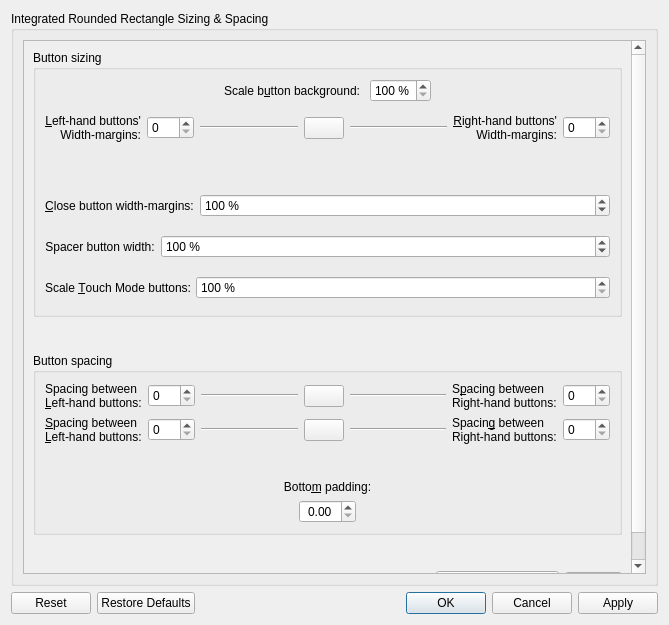
<?xml version="1.0" encoding="UTF-8"?>
<ui version="4.0">
 <class>ButtonSizing</class>
 <widget class="QDialog" name="ButtonSizing">
  <property name="geometry">
   <rect>
    <x>0</x>
    <y>0</y>
    <width>669</width>
    <height>625</height>
   </rect>
  </property>
  <property name="windowTitle">
   <string>Dialog</string>
  </property>
  <layout class="QVBoxLayout" name="verticalLayout">
   <item>
    <widget class="QGroupBox" name="groupBox">
     <property name="title">
      <string>Integrated Rounded Rectangle Sizing &amp;&amp; Spacing</string>
     </property>
     <layout class="QVBoxLayout" name="verticalLayout_2">
      <item>
       <widget class="QScrollArea" name="scrollArea">
        <property name="widgetResizable">
         <bool>true</bool>
        </property>
        <widget class="QWidget" name="scrollAreaWidgetContents">
         <property name="geometry">
          <rect>
           <x>0</x>
           <y>0</y>
           <width>622</width>
           <height>695</height>
          </rect>
         </property>
         <layout class="QVBoxLayout" name="verticalLayout_5">
          <item>
           <widget class="QGroupBox" name="groupBox_2">
            <property name="title">
             <string>Button sizing</string>
            </property>
            <layout class="QVBoxLayout" name="verticalLayout_3">
             <item>
              <layout class="QHBoxLayout" name="horizontalLayout_4">
               <item>
                <spacer name="horizontalSpacer_10">
                 <property name="orientation">
                  <enum>Qt::Orientation::Horizontal</enum>
                 </property>
                 <property name="sizeHint" stdset="0">
                  <size>
                   <width>40</width>
                   <height>20</height>
                  </size>
                 </property>
                </spacer>
               </item>
               <item>
                <layout class="QFormLayout" name="formLayout">
                 <property name="formAlignment">
                  <set>Qt::AlignmentFlag::AlignHCenter|Qt::AlignmentFlag::AlignTop</set>
                 </property>
                 <property name="topMargin">
                  <number>0</number>
                 </property>
                 <item row="0" column="0">
                  <widget class="QLabel" name="scaleBackgroundPercentLabel">
                   <property name="text">
                    <string>Scale b&amp;utton background: </string>
                   </property>
                   <property name="buddy">
                    <cstring>scaleBackgroundPercent</cstring>
                   </property>
                  </widget>
                 </item>
                 <item row="0" column="1">
                  <widget class="QSpinBox" name="scaleBackgroundPercent">
                   <property name="inputMethodHints">
                    <set>Qt::InputMethodHint::ImhDigitsOnly</set>
                   </property>
                   <property name="suffix">
                    <string> %</string>
                   </property>
                   <property name="minimum">
                    <number>100</number>
                   </property>
                   <property name="maximum">
                    <number>250</number>
                   </property>
                   <property name="singleStep">
                    <number>5</number>
                   </property>
                  </widget>
                 </item>
                 <item row="1" column="0">
                  <spacer name="verticalSpacer_2">
                   <property name="orientation">
                    <enum>Qt::Orientation::Vertical</enum>
                   </property>
                   <property name="sizeHint" stdset="0">
                    <size>
                     <width>20</width>
                     <height>40</height>
                    </size>
                   </property>
                  </spacer>
                 </item>
                </layout>
               </item>
               <item>
                <spacer name="horizontalSpacer_9">
                 <property name="orientation">
                  <enum>Qt::Orientation::Horizontal</enum>
                 </property>
                 <property name="sizeHint" stdset="0">
                  <size>
                   <width>40</width>
                   <height>20</height>
                  </size>
                 </property>
                </spacer>
               </item>
              </layout>
             </item>
             <item>
              <layout class="QGridLayout" name="gridLayout_8">
               <property name="sizeConstraint">
                <enum>QLayout::SizeConstraint::SetNoConstraint</enum>
               </property>
               <item row="0" column="5">
                <spacer name="horizontalSpacer_20">
                 <property name="orientation">
                  <enum>Qt::Orientation::Horizontal</enum>
                 </property>
                 <property name="sizeType">
                  <enum>QSizePolicy::Policy::Fixed</enum>
                 </property>
                 <property name="sizeHint" stdset="0">
                  <size>
                   <width>10</width>
                   <height>0</height>
                  </size>
                 </property>
                </spacer>
               </item>
               <item row="1" column="5" colspan="2">
                <layout class="QGridLayout" name="gridLayout_9">
                 <property name="sizeConstraint">
                  <enum>QLayout::SizeConstraint::SetNoConstraint</enum>
                 </property>
                 <property name="verticalSpacing">
                  <number>0</number>
                 </property>
                 <item row="0" column="0">
                  <widget class="Line" name="fullHeightButtonWidthMarginRightLine">
                   <property name="orientation">
                    <enum>Qt::Orientation::Horizontal</enum>
                   </property>
                  </widget>
                 </item>
                </layout>
               </item>
               <item row="0" column="6">
                <spacer name="horizontalSpacer_14">
                 <property name="orientation">
                  <enum>Qt::Orientation::Horizontal</enum>
                 </property>
                 <property name="sizeHint" stdset="0">
                  <size>
                   <width>40</width>
                   <height>0</height>
                  </size>
                 </property>
                </spacer>
               </item>
               <item row="1" column="1">
                <widget class="QSpinBox" name="fullHeightButtonWidthMarginLeft">
                 <property name="maximum">
                  <number>100</number>
                 </property>
                </widget>
               </item>
               <item row="2" column="0" colspan="9">
                <layout class="QHBoxLayout" name="horizontalLayout_5">
                 <item>
                  <spacer name="horizontalSpacer_11">
                   <property name="orientation">
                    <enum>Qt::Orientation::Horizontal</enum>
                   </property>
                   <property name="sizeHint" stdset="0">
                    <size>
                     <width>40</width>
                     <height>0</height>
                    </size>
                   </property>
                  </spacer>
                 </item>
                 <item>
                  <spacer name="fullHeightOnlySpacer">
                   <property name="orientation">
                    <enum>Qt::Orientation::Horizontal</enum>
                   </property>
                   <property name="sizeHint" stdset="0">
                    <size>
                     <width>0</width>
                     <height>40</height>
                    </size>
                   </property>
                  </spacer>
                 </item>
                 <item>
                  <spacer name="horizontalSpacer_13">
                   <property name="orientation">
                    <enum>Qt::Orientation::Horizontal</enum>
                   </property>
                   <property name="sizeHint" stdset="0">
                    <size>
                     <width>40</width>
                     <height>0</height>
                    </size>
                   </property>
                  </spacer>
                 </item>
                </layout>
               </item>
               <item row="1" column="8">
                <widget class="QSpinBox" name="fullHeightButtonWidthMarginRight">
                 <property name="maximum">
                  <number>100</number>
                 </property>
                </widget>
               </item>
               <item row="1" column="2" colspan="2">
                <layout class="QGridLayout" name="gridLayout_12">
                 <property name="sizeConstraint">
                  <enum>QLayout::SizeConstraint::SetNoConstraint</enum>
                 </property>
                 <property name="verticalSpacing">
                  <number>0</number>
                 </property>
                 <item row="0" column="0">
                  <widget class="Line" name="fullHeightButtonWidthMarginLeftLine">
                   <property name="orientation">
                    <enum>Qt::Orientation::Horizontal</enum>
                   </property>
                  </widget>
                 </item>
                </layout>
               </item>
               <item row="5" column="0" colspan="9">
                <layout class="QFormLayout" name="formLayout_4">
                 <property name="formAlignment">
                  <set>Qt::AlignmentFlag::AlignHCenter|Qt::AlignmentFlag::AlignTop</set>
                 </property>
                 <property name="topMargin">
                  <number>6</number>
                 </property>
                 <property name="bottomMargin">
                  <number>6</number>
                 </property>
                 <item row="0" column="0">
                  <widget class="QLabel" name="scaleTouchModeLabel">
                   <property name="sizePolicy">
                    <sizepolicy hsizetype="Preferred" vsizetype="Preferred">
                     <horstretch>0</horstretch>
                     <verstretch>0</verstretch>
                    </sizepolicy>
                   </property>
                   <property name="text">
                    <string>Scale &amp;Touch Mode buttons:</string>
                   </property>
                   <property name="buddy">
                    <cstring>scaleTouchMode</cstring>
                   </property>
                  </widget>
                 </item>
                 <item row="0" column="1">
                  <widget class="QSpinBox" name="scaleTouchMode">
                   <property name="inputMethodHints">
                    <set>Qt::InputMethodHint::ImhDigitsOnly</set>
                   </property>
                   <property name="suffix">
                    <string> %</string>
                   </property>
                   <property name="minimum">
                    <number>100</number>
                   </property>
                   <property name="maximum">
                    <number>400</number>
                   </property>
                   <property name="singleStep">
                    <number>5</number>
                   </property>
                  </widget>
                 </item>
                </layout>
               </item>
               <item row="1" column="7">
                <widget class="QLabel" name="fullHeightButtonWidthMarginRightLabel">
                 <property name="text">
                  <string>&amp;Right-hand buttons'
 Width-margins:</string>
                 </property>
                 <property name="alignment">
                  <set>Qt::AlignmentFlag::AlignRight|Qt::AlignmentFlag::AlignTrailing|Qt::AlignmentFlag::AlignVCenter</set>
                 </property>
                 <property name="buddy">
                  <cstring>fullHeightButtonWidthMarginRight</cstring>
                 </property>
                </widget>
               </item>
               <item row="1" column="4">
                <widget class="QPushButton" name="lockFullHeightButtonWidthMargins">
                 <property name="sizePolicy">
                  <sizepolicy hsizetype="Fixed" vsizetype="Fixed">
                   <horstretch>0</horstretch>
                   <verstretch>0</verstretch>
                  </sizepolicy>
                 </property>
                 <property name="toolTip">
                  <string>Lock to make Left-hand button width margin and Right-hand button width margin have the same value</string>
                 </property>
                 <property name="text">
                  <string/>
                 </property>
                 <property name="checkable">
                  <bool>true</bool>
                 </property>
                </widget>
               </item>
               <item row="1" column="0">
                <widget class="QLabel" name="fullHeightButtonWidthMarginLeftLabel">
                 <property name="text">
                  <string>&amp;Left-hand buttons'
 Width-margins:</string>
                 </property>
                 <property name="alignment">
                  <set>Qt::AlignmentFlag::AlignRight|Qt::AlignmentFlag::AlignTrailing|Qt::AlignmentFlag::AlignVCenter</set>
                 </property>
                 <property name="buddy">
                  <cstring>fullHeightButtonWidthMarginLeft</cstring>
                 </property>
                </widget>
               </item>
               <item row="4" column="0" colspan="9">
                <layout class="QFormLayout" name="formLayout_5">
                 <property name="formAlignment">
                  <set>Qt::AlignmentFlag::AlignHCenter|Qt::AlignmentFlag::AlignTop</set>
                 </property>
                 <property name="topMargin">
                  <number>6</number>
                 </property>
                 <property name="bottomMargin">
                  <number>6</number>
                 </property>
                 <item row="0" column="0">
                  <widget class="QLabel" name="spacerButtonWidthRelativeLabel">
                   <property name="text">
                    <string>Spacer button width:</string>
                   </property>
                   <property name="alignment">
                    <set>Qt::AlignmentFlag::AlignCenter</set>
                   </property>
                   <property name="buddy">
                    <cstring>spacerButtonWidthRelative</cstring>
                   </property>
                  </widget>
                 </item>
                 <item row="0" column="1">
                  <widget class="QSpinBox" name="spacerButtonWidthRelative">
                   <property name="suffix">
                    <string> %</string>
                   </property>
                   <property name="minimum">
                    <number>1</number>
                   </property>
                   <property name="maximum">
                    <number>400</number>
                   </property>
                   <property name="singleStep">
                    <number>5</number>
                   </property>
                   <property name="value">
                    <number>100</number>
                   </property>
                  </widget>
                 </item>
                </layout>
               </item>
               <item row="0" column="3">
                <spacer name="horizontalSpacer_32">
                 <property name="orientation">
                  <enum>Qt::Orientation::Horizontal</enum>
                 </property>
                 <property name="sizeType">
                  <enum>QSizePolicy::Policy::Fixed</enum>
                 </property>
                 <property name="sizeHint" stdset="0">
                  <size>
                   <width>10</width>
                   <height>0</height>
                  </size>
                 </property>
                </spacer>
               </item>
               <item row="0" column="2">
                <spacer name="horizontalSpacer_15">
                 <property name="orientation">
                  <enum>Qt::Orientation::Horizontal</enum>
                 </property>
                 <property name="sizeHint" stdset="0">
                  <size>
                   <width>40</width>
                   <height>0</height>
                  </size>
                 </property>
                </spacer>
               </item>
               <item row="3" column="0" colspan="9">
                <layout class="QFormLayout" name="closeFullHeightButtonWidthMarginRelativeLayout">
                 <property name="formAlignment">
                  <set>Qt::AlignmentFlag::AlignHCenter|Qt::AlignmentFlag::AlignTop</set>
                 </property>
                 <property name="topMargin">
                  <number>6</number>
                 </property>
                 <property name="bottomMargin">
                  <number>6</number>
                 </property>
                 <item row="0" column="0">
                  <widget class="QLabel" name="closeFullHeightButtonWidthMarginRelativeLabel">
                   <property name="text">
                    <string>&amp;Close button width-margins:</string>
                   </property>
                   <property name="alignment">
                    <set>Qt::AlignmentFlag::AlignCenter</set>
                   </property>
                   <property name="buddy">
                    <cstring>closeFullHeightButtonWidthMarginRelative</cstring>
                   </property>
                  </widget>
                 </item>
                 <item row="0" column="1">
                  <widget class="QSpinBox" name="closeFullHeightButtonWidthMarginRelative">
                   <property name="suffix">
                    <string> %</string>
                   </property>
                   <property name="minimum">
                    <number>25</number>
                   </property>
                   <property name="maximum">
                    <number>400</number>
                   </property>
                   <property name="singleStep">
                    <number>5</number>
                   </property>
                   <property name="value">
                    <number>100</number>
                   </property>
                  </widget>
                 </item>
                </layout>
               </item>
              </layout>
             </item>
            </layout>
           </widget>
          </item>
          <item>
           <spacer name="verticalSpacer">
            <property name="orientation">
             <enum>Qt::Orientation::Vertical</enum>
            </property>
            <property name="sizeType">
             <enum>QSizePolicy::Policy::MinimumExpanding</enum>
            </property>
            <property name="sizeHint" stdset="0">
             <size>
              <width>20</width>
              <height>30</height>
             </size>
            </property>
           </spacer>
          </item>
          <item>
           <widget class="QGroupBox" name="groupBox_3">
            <property name="title">
             <string>Button spacing</string>
            </property>
            <layout class="QVBoxLayout" name="verticalLayout_4">
             <item>
              <layout class="QGridLayout" name="gridLayout">
               <property name="sizeConstraint">
                <enum>QLayout::SizeConstraint::SetNoConstraint</enum>
               </property>
               <item row="2" column="2" colspan="2">
                <layout class="QGridLayout" name="gridLayout_4">
                 <property name="sizeConstraint">
                  <enum>QLayout::SizeConstraint::SetNoConstraint</enum>
                 </property>
                 <property name="verticalSpacing">
                  <number>0</number>
                 </property>
                 <item row="0" column="0">
                  <widget class="Line" name="buttonSpacingLeftLine">
                   <property name="orientation">
                    <enum>Qt::Orientation::Horizontal</enum>
                   </property>
                  </widget>
                 </item>
                </layout>
               </item>
               <item row="3" column="2" colspan="2">
                <layout class="QGridLayout" name="gridLayout_6">
                 <property name="sizeConstraint">
                  <enum>QLayout::SizeConstraint::SetNoConstraint</enum>
                 </property>
                 <property name="verticalSpacing">
                  <number>0</number>
                 </property>
                 <item row="0" column="0">
                  <widget class="Line" name="fullHeightButtonSpacingLeftLine">
                   <property name="orientation">
                    <enum>Qt::Orientation::Horizontal</enum>
                   </property>
                  </widget>
                 </item>
                </layout>
               </item>
               <item row="0" column="2">
                <spacer name="horizontalSpacer">
                 <property name="orientation">
                  <enum>Qt::Orientation::Horizontal</enum>
                 </property>
                 <property name="sizeHint" stdset="0">
                  <size>
                   <width>40</width>
                   <height>0</height>
                  </size>
                 </property>
                </spacer>
               </item>
               <item row="3" column="7">
                <widget class="QLabel" name="fullHeightButtonSpacingRightLabel">
                 <property name="text">
                  <string>Spacin&amp;g between
Right-hand buttons:</string>
                 </property>
                 <property name="buddy">
                  <cstring>fullHeightButtonSpacingRight</cstring>
                 </property>
                </widget>
               </item>
               <item row="0" column="3">
                <spacer name="horizontalSpacer_31">
                 <property name="orientation">
                  <enum>Qt::Orientation::Horizontal</enum>
                 </property>
                 <property name="sizeType">
                  <enum>QSizePolicy::Policy::Fixed</enum>
                 </property>
                 <property name="sizeHint" stdset="0">
                  <size>
                   <width>10</width>
                   <height>0</height>
                  </size>
                 </property>
                </spacer>
               </item>
               <item row="2" column="0">
                <widget class="QLabel" name="buttonSpacingLeftLabel">
                 <property name="text">
                  <string>Spacing between
&amp;Left-hand buttons:</string>
                 </property>
                 <property name="buddy">
                  <cstring>buttonSpacingLeft</cstring>
                 </property>
                </widget>
               </item>
               <item row="2" column="7">
                <widget class="QLabel" name="buttonSpacingRightLabel">
                 <property name="text">
                  <string>S&amp;pacing between
Right-hand buttons:</string>
                 </property>
                 <property name="buddy">
                  <cstring>buttonSpacingRight</cstring>
                 </property>
                </widget>
               </item>
               <item row="3" column="8">
                <widget class="QSpinBox" name="fullHeightButtonSpacingRight">
                 <property name="maximum">
                  <number>100</number>
                 </property>
                </widget>
               </item>
               <item row="3" column="1">
                <widget class="QSpinBox" name="fullHeightButtonSpacingLeft">
                 <property name="maximum">
                  <number>100</number>
                 </property>
                </widget>
               </item>
               <item row="0" column="5">
                <spacer name="horizontalSpacer_19">
                 <property name="orientation">
                  <enum>Qt::Orientation::Horizontal</enum>
                 </property>
                 <property name="sizeType">
                  <enum>QSizePolicy::Policy::Fixed</enum>
                 </property>
                 <property name="sizeHint" stdset="0">
                  <size>
                   <width>10</width>
                   <height>0</height>
                  </size>
                 </property>
                </spacer>
               </item>
               <item row="3" column="0">
                <widget class="QLabel" name="fullHeightButtonSpacingLeftLabel">
                 <property name="text">
                  <string>&amp;Spacing between
&amp;Left-hand buttons:</string>
                 </property>
                 <property name="buddy">
                  <cstring>fullHeightButtonSpacingLeft</cstring>
                 </property>
                </widget>
               </item>
               <item row="0" column="6">
                <spacer name="horizontalSpacer_2">
                 <property name="orientation">
                  <enum>Qt::Orientation::Horizontal</enum>
                 </property>
                 <property name="sizeHint" stdset="0">
                  <size>
                   <width>40</width>
                   <height>0</height>
                  </size>
                 </property>
                </spacer>
               </item>
               <item row="2" column="8">
                <widget class="QSpinBox" name="buttonSpacingRight">
                 <property name="suffix">
                  <string/>
                 </property>
                 <property name="prefix">
                  <string/>
                 </property>
                 <property name="maximum">
                  <number>100</number>
                 </property>
                </widget>
               </item>
               <item row="3" column="5" colspan="2">
                <layout class="QGridLayout" name="gridLayout_7">
                 <property name="sizeConstraint">
                  <enum>QLayout::SizeConstraint::SetNoConstraint</enum>
                 </property>
                 <property name="verticalSpacing">
                  <number>0</number>
                 </property>
                 <item row="0" column="0">
                  <widget class="Line" name="fullHeightButtonSpacingRightLine">
                   <property name="orientation">
                    <enum>Qt::Orientation::Horizontal</enum>
                   </property>
                  </widget>
                 </item>
                </layout>
               </item>
               <item row="3" column="4">
                <widget class="QPushButton" name="lockFullHeightButtonSpacingLeftRight">
                 <property name="sizePolicy">
                  <sizepolicy hsizetype="Fixed" vsizetype="Fixed">
                   <horstretch>0</horstretch>
                   <verstretch>0</verstretch>
                  </sizepolicy>
                 </property>
                 <property name="toolTip">
                  <string>Lock to make Left-hand button spacing and Right-hand button spacing have the same value</string>
                 </property>
                 <property name="text">
                  <string/>
                 </property>
                 <property name="checkable">
                  <bool>true</bool>
                 </property>
                </widget>
               </item>
               <item row="2" column="1">
                <widget class="QSpinBox" name="buttonSpacingLeft">
                 <property name="suffix">
                  <string/>
                 </property>
                 <property name="prefix">
                  <string/>
                 </property>
                 <property name="maximum">
                  <number>100</number>
                 </property>
                </widget>
               </item>
               <item row="2" column="5" colspan="2">
                <layout class="QGridLayout" name="gridLayout_5">
                 <property name="sizeConstraint">
                  <enum>QLayout::SizeConstraint::SetNoConstraint</enum>
                 </property>
                 <property name="verticalSpacing">
                  <number>0</number>
                 </property>
                 <item row="0" column="0">
                  <widget class="Line" name="buttonSpacingRightLine">
                   <property name="orientation">
                    <enum>Qt::Orientation::Horizontal</enum>
                   </property>
                  </widget>
                 </item>
                </layout>
               </item>
               <item row="2" column="4">
                <widget class="QPushButton" name="lockButtonSpacingLeftRight">
                 <property name="sizePolicy">
                  <sizepolicy hsizetype="Fixed" vsizetype="Fixed">
                   <horstretch>0</horstretch>
                   <verstretch>0</verstretch>
                  </sizepolicy>
                 </property>
                 <property name="toolTip">
                  <string>Lock to make Left-hand button spacing and Right-hand button spacing have the same value</string>
                 </property>
                 <property name="text">
                  <string/>
                 </property>
                 <property name="checkable">
                  <bool>true</bool>
                 </property>
                </widget>
               </item>
               <item row="4" column="4">
                <spacer name="integratedOnlySpacer">
                 <property name="orientation">
                  <enum>Qt::Orientation::Vertical</enum>
                 </property>
                 <property name="sizeType">
                  <enum>QSizePolicy::Policy::MinimumExpanding</enum>
                 </property>
                 <property name="sizeHint" stdset="0">
                  <size>
                   <width>0</width>
                   <height>30</height>
                  </size>
                 </property>
                </spacer>
               </item>
              </layout>
             </item>
             <item>
              <layout class="QGridLayout" name="integratedOnlyGrid">
               <property name="topMargin">
                <number>0</number>
               </property>
               <item row="2" column="2">
                <spacer name="horizontalSpacer_5">
                 <property name="orientation">
                  <enum>Qt::Orientation::Horizontal</enum>
                 </property>
                 <property name="sizeHint" stdset="0">
                  <size>
                   <width>40</width>
                   <height>0</height>
                  </size>
                 </property>
                </spacer>
               </item>
               <item row="2" column="1">
                <widget class="QDoubleSpinBox" name="integratedRoundedRectangleBottomPadding">
                 <property name="sizePolicy">
                  <sizepolicy hsizetype="Fixed" vsizetype="Fixed">
                   <horstretch>0</horstretch>
                   <verstretch>0</verstretch>
                  </sizepolicy>
                 </property>
                 <property name="alignment">
                  <set>Qt::AlignmentFlag::AlignCenter</set>
                 </property>
                 <property name="decimals">
                  <number>2</number>
                 </property>
                 <property name="maximum">
                  <double>20.000000000000000</double>
                 </property>
                 <property name="singleStep">
                  <double>0.250000000000000</double>
                 </property>
                </widget>
               </item>
               <item row="2" column="0">
                <spacer name="horizontalSpacer_6">
                 <property name="orientation">
                  <enum>Qt::Orientation::Horizontal</enum>
                 </property>
                 <property name="sizeHint" stdset="0">
                  <size>
                   <width>40</width>
                   <height>0</height>
                  </size>
                 </property>
                </spacer>
               </item>
               <item row="1" column="0" colspan="3">
                <widget class="QLabel" name="integratedRoundedRectangleBottomPaddingLabel">
                 <property name="text">
                  <string>Botto&amp;m padding:</string>
                 </property>
                 <property name="alignment">
                  <set>Qt::AlignmentFlag::AlignCenter</set>
                 </property>
                 <property name="buddy">
                  <cstring>integratedRoundedRectangleBottomPadding</cstring>
                 </property>
                </widget>
               </item>
              </layout>
             </item>
            </layout>
           </widget>
          </item>
          <item>
           <spacer name="verticalSpacer_3">
            <property name="orientation">
             <enum>Qt::Orientation::Vertical</enum>
            </property>
            <property name="sizeHint" stdset="0">
             <size>
              <width>20</width>
              <height>40</height>
             </size>
            </property>
           </spacer>
          </item>
          <item>
           <layout class="QHBoxLayout" name="corneredOnlyLayout">
            <property name="topMargin">
             <number>30</number>
            </property>
            <property name="bottomMargin">
             <number>0</number>
            </property>
            <item>
             <spacer name="horizontalSpacer_3">
              <property name="orientation">
               <enum>Qt::Orientation::Horizontal</enum>
              </property>
              <property name="sizeType">
               <enum>QSizePolicy::Policy::MinimumExpanding</enum>
              </property>
              <property name="sizeHint" stdset="0">
               <size>
                <width>40</width>
                <height>0</height>
               </size>
              </property>
             </spacer>
            </item>
            <item>
             <widget class="QLabel" name="cornerRadiusIcon">
              <property name="sizePolicy">
               <sizepolicy hsizetype="Minimum" vsizetype="Preferred">
                <horstretch>0</horstretch>
                <verstretch>0</verstretch>
               </sizepolicy>
              </property>
              <property name="text">
               <string/>
              </property>
             </widget>
            </item>
            <item>
             <widget class="QLabel" name="cornerRadiusLabel">
              <property name="sizePolicy">
               <sizepolicy hsizetype="Minimum" vsizetype="Preferred">
                <horstretch>0</horstretch>
                <verstretch>0</verstretch>
               </sizepolicy>
              </property>
              <property name="text">
               <string>Button corner rad&amp;ius:</string>
              </property>
              <property name="alignment">
               <set>Qt::AlignmentFlag::AlignRight|Qt::AlignmentFlag::AlignTrailing|Qt::AlignmentFlag::AlignVCenter</set>
              </property>
              <property name="buddy">
               <cstring>buttonCornerRadius</cstring>
              </property>
             </widget>
            </item>
            <item>
             <widget class="QComboBox" name="buttonCornerRadius">
              <property name="sizePolicy">
               <sizepolicy hsizetype="Minimum" vsizetype="Fixed">
                <horstretch>0</horstretch>
                <verstretch>0</verstretch>
               </sizepolicy>
              </property>
              <item>
               <property name="text">
                <string>Same as window</string>
               </property>
              </item>
              <item>
               <property name="text">
                <string>Custom</string>
               </property>
              </item>
             </widget>
            </item>
            <item>
             <widget class="QDoubleSpinBox" name="buttonCustomCornerRadius">
              <property name="sizePolicy">
               <sizepolicy hsizetype="Preferred" vsizetype="Preferred">
                <horstretch>0</horstretch>
                <verstretch>0</verstretch>
               </sizepolicy>
              </property>
              <property name="decimals">
               <number>2</number>
              </property>
              <property name="maximum">
               <double>24.000000000000000</double>
              </property>
              <property name="singleStep">
               <double>0.100000000000000</double>
              </property>
             </widget>
            </item>
           </layout>
          </item>
          <item>
           <spacer name="verticalSpacer_4">
            <property name="orientation">
             <enum>Qt::Orientation::Vertical</enum>
            </property>
            <property name="sizeHint" stdset="0">
             <size>
              <width>20</width>
              <height>0</height>
             </size>
            </property>
           </spacer>
          </item>
         </layout>
        </widget>
       </widget>
      </item>
     </layout>
    </widget>
   </item>
   <item>
    <widget class="QDialogButtonBox" name="buttonBox">
     <property name="orientation">
      <enum>Qt::Orientation::Horizontal</enum>
     </property>
     <property name="standardButtons">
      <set>QDialogButtonBox::StandardButton::Apply|QDialogButtonBox::StandardButton::Cancel|QDialogButtonBox::StandardButton::Ok|QDialogButtonBox::StandardButton::Reset|QDialogButtonBox::StandardButton::RestoreDefaults</set>
     </property>
    </widget>
   </item>
  </layout>
 </widget>
 <tabstops>
  <tabstop>scrollArea</tabstop>
  <tabstop>scaleBackgroundPercent</tabstop>
  <tabstop>fullHeightButtonWidthMarginLeft</tabstop>
  <tabstop>lockFullHeightButtonWidthMargins</tabstop>
  <tabstop>fullHeightButtonWidthMarginRight</tabstop>
  <tabstop>closeFullHeightButtonWidthMarginRelative</tabstop>
  <tabstop>spacerButtonWidthRelative</tabstop>
  <tabstop>scaleTouchMode</tabstop>
  <tabstop>buttonSpacingLeft</tabstop>
  <tabstop>lockButtonSpacingLeftRight</tabstop>
  <tabstop>buttonSpacingRight</tabstop>
  <tabstop>fullHeightButtonSpacingLeft</tabstop>
  <tabstop>lockFullHeightButtonSpacingLeftRight</tabstop>
  <tabstop>fullHeightButtonSpacingRight</tabstop>
  <tabstop>integratedRoundedRectangleBottomPadding</tabstop>
  <tabstop>buttonCornerRadius</tabstop>
  <tabstop>buttonCustomCornerRadius</tabstop>
 </tabstops>
 <resources>
  <include location="silverdecoration_config.qrc"/>
 </resources>
 <connections>
  <connection>
   <sender>buttonBox</sender>
   <signal>accepted()</signal>
   <receiver>ButtonSizing</receiver>
   <slot>accept()</slot>
   <hints>
    <hint type="sourcelabel">
     <x>260</x>
     <y>618</y>
    </hint>
    <hint type="destinationlabel">
     <x>157</x>
     <y>261</y>
    </hint>
   </hints>
  </connection>
  <connection>
   <sender>buttonBox</sender>
   <signal>rejected()</signal>
   <receiver>ButtonSizing</receiver>
   <slot>reject()</slot>
   <hints>
    <hint type="sourcelabel">
     <x>328</x>
     <y>618</y>
    </hint>
    <hint type="destinationlabel">
     <x>286</x>
     <y>261</y>
    </hint>
   </hints>
  </connection>
 </connections>
</ui>
